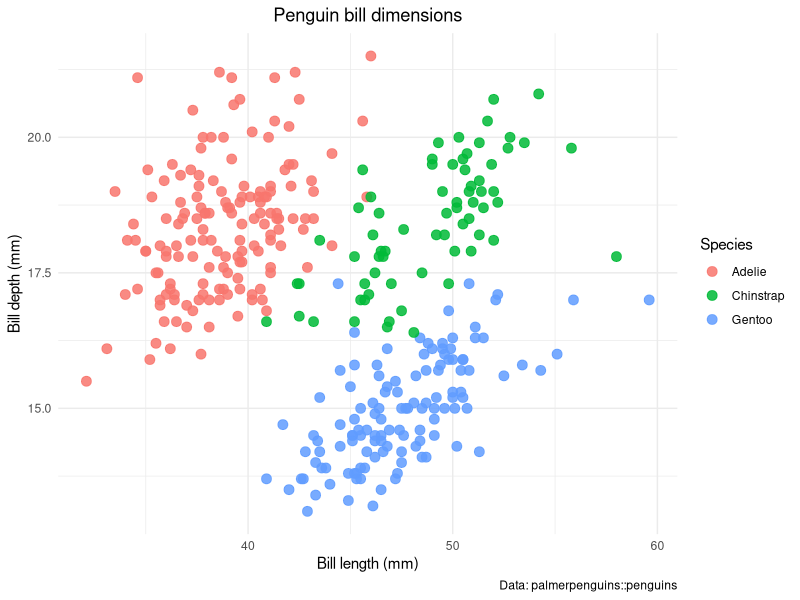
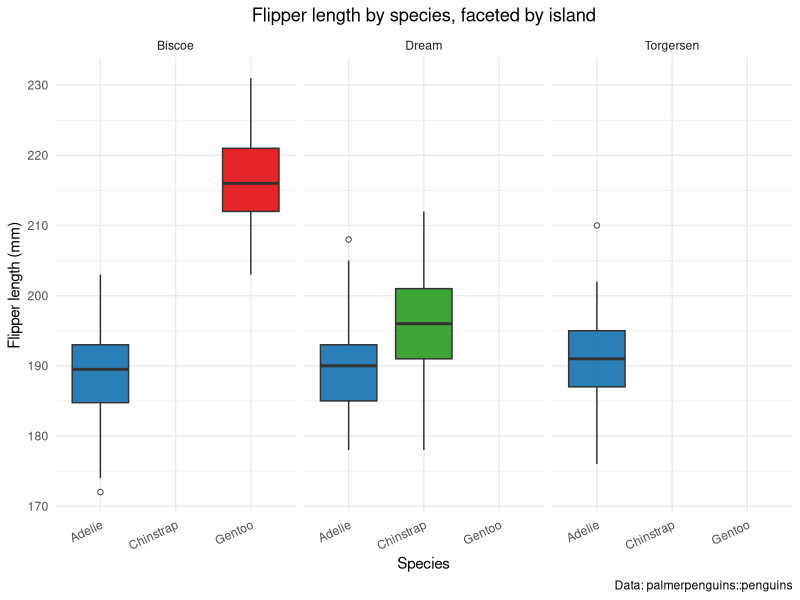
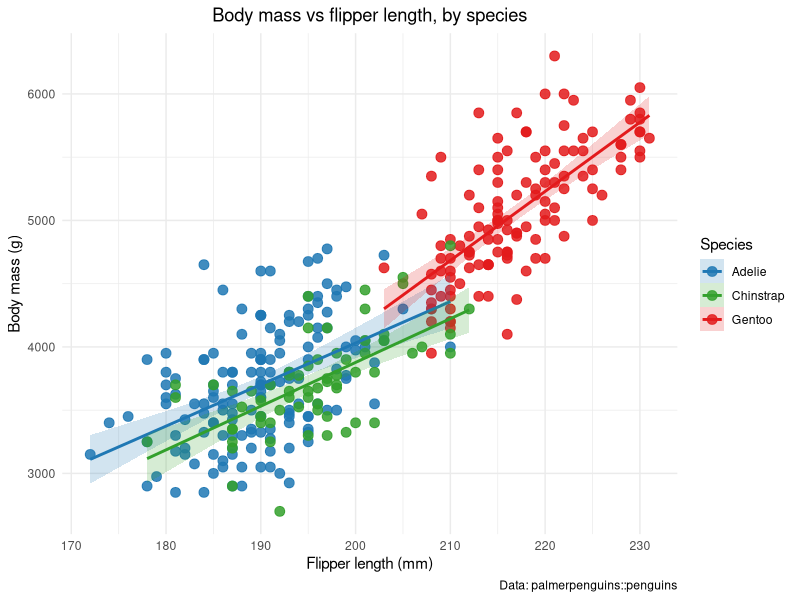

Source code (R) for these figures, in order:
## ---- chunk 1
knitr::opts_chunk$set(echo = TRUE, warning = FALSE, message = FALSE)
## ---- chunk 2
library(tidyverse)
library(palmerpenguins)
## ---- chunk 3
penguins_clean <- subset(penguins,
                         !is.na(bill_length_mm) &
                         !is.na(bill_depth_mm) &
                         !is.na(species))
## ---- chunk 4
ggplot(penguins_clean, aes(x = bill_length_mm, y = bill_depth_mm, color = species)) +
  geom_point(size = 3, alpha = 0.85) +
  theme_minimal() +
  labs(
    title = "Penguin bill dimensions",
    x = "Bill length (mm)",
    y = "Bill depth (mm)",
    color = "Species",
    caption = "Data: palmerpenguins::penguins"
  ) +
  theme(
    plot.title = element_text(hjust = 0.5),
    legend.position = "right"
  )
## ---- chunk 5
penguins_clean <- subset(penguins,
                         !is.na(flipper_length_mm) &
                         !is.na(species) &
                         !is.na(island))
## ---- chunk 6
species_colors <- c(
  "Adelie"    = "#1f78b4",  # blue
  "Chinstrap" = "#33a02c",  # green
  "Gentoo"    = "#e31a1c"   # red
)
## ---- chunk 7
ggplot(penguins_clean, aes(x = species, y = flipper_length_mm, fill = species)) +
  geom_boxplot(outlier.shape = 21, outlier.fill = "white", alpha = 0.95) +
  scale_fill_manual(values = species_colors) +
  facet_wrap(~ island) +
  theme_minimal() +
  labs(
    title = "Flipper length by species, faceted by island",
    x = "Species",
    y = "Flipper length (mm)",
    fill = "Species",
    caption = "Data: palmerpenguins::penguins"
  ) +
  theme(
    plot.title = element_text(hjust = 0.5),
    axis.text.x = element_text(angle = 25, hjust = 1),
    legend.position = "none"
  )
## ---- chunk 8
penguins_clean <- subset(penguins,
                         !is.na(flipper_length_mm) &
                         !is.na(body_mass_g) &
                         !is.na(species))
## ---- chunk 9
species_colors <- c(
  "Adelie"    = "#1f78b4",
  "Chinstrap" = "#33a02c",
  "Gentoo"    = "#e31a1c"
)
## ---- chunk 10
ggplot(penguins_clean, aes(x = flipper_length_mm, y = body_mass_g, color = species)) +
  geom_point(size = 3, alpha = 0.85) +
  geom_smooth(aes(fill = species), method = "lm", formula = y ~ x, se = TRUE, alpha = 0.2) +
  scale_color_manual(values = species_colors) +
  scale_fill_manual(values = species_colors) +
  theme_minimal() +
  labs(
    title = "Body mass vs flipper length, by species",
    x = "Flipper length (mm)",
    y = "Body mass (g)",
    color = "Species",
    fill = "Species",
    caption = "Data: palmerpenguins::penguins"
  ) +
  theme(
    plot.title = element_text(hjust = 0.5),
    legend.position = "right"
  )
## ---- chunk 11
# install.packages("ellmer")
## ---- chunk 12
# install.packages("chattr")
## ---- chunk 13
# usethis::edit_r_environ()
## ---- chunk 14
# usethis::edit_r_profile()
## ---- chunk 15
# options(.chattr_chat = ellmer::chat_google_gemini())
## ---- chunk 16
sst <- 30.2

if (sst > 29.5) {
  print("Warning: Marine heatwave threshold exceeded!")
} else {
  print("SST remains within baseline parameters.")
}
## ---- chunk 17
coral_monitoring <- tibble(
  site = c("Site_A", "Site_B", "Site_C"),
  depth_m = c(12, 35, 8)
)
## ---- chunk 18
coral_monitoring <- coral_monitoring %>% 
  mutate(zone = if_else(depth_m > 30, "Deep Reef", "Shallow Reef"))
## ---- chunk 19
coral_monitoring <- coral_monitoring %>% 
  mutate(reef_category = case_when(
    depth_m < 10  ~ "Lagoon / Flats",
    depth_m <= 30 ~ "Crest / Slope",
    depth_m > 30  ~ "Mesophotic / Deep",
    TRUE          ~ "Unclassified" # Catch-all remainder
  ))
## ---- chunk 20
marine_stations <- tibble(
  salinity = c(35, 28, 32, 12)
)
## ---- chunk 21
marine_stations <- marine_stations %>%
  mutate(
    environment_type = case_when(
      salinity < 15 ~ "Estuarine",
      salinity >= 15 & salinity <= 30 ~ "Brackish",
      salinity > 30 ~ "Marine"
    )
  )
## ---- chunk 22
print(marine_stations)
str(marine_stations)
## ---- chunk 23
for (year in 2020:2024) {
  print(paste("Processing climate data for year:", year))
}
## ---- chunk 24
transect_lengths <- c(50, 100, 25, 75)

for (i in seq_along(transect_lengths)) {
  print(paste("Transect number", i, "measures", transect_lengths[i], "metres."))
}
## ---- chunk 25
site_areas <- c(144, 400, 625)
results <- numeric(length(site_areas)) # Must build an empty container first

for(i in seq_along(site_areas)) {
  results[i] <- sqrt(site_areas[i])
  }
## ---- chunk 26
library(purrr)
## ---- chunk 27
mapped_results <- map_dbl(site_areas, sqrt)
## ---- chunk 28
iris %>% 
  split(.$Species) %>% 
  map(~summary(.x))
## ---- chunk 29
fish_counts <- list(
  lake_a = c(12, 15, 9, 20, 14),
  lake_b = c(8, 11, 7, 10),
  lake_c = c(25, 30, 22, 28, 26, 24)
)

means <- vector("double", length(fish_counts))
names(means) <- names(fish_counts)

for (i in seq_along(fish_counts)) {
  means[i] <- mean(fish_counts[[i]])
}

means
## ---- chunk 30
library(purrr)

means <- map_dbl(fish_counts, mean)

means
## ---- chunk 31
  
calculate_coral_mortality <- function(initial_count, surviving_count) {
  
  if (initial_count <= 0) {
    stop("Initial count must be greater than zero.")
  }
  
  mortality_rate <- (initial_count - surviving_count) / initial_count
  return(mortality_rate)
}
## ---- chunk 32
calculate_coral_mortality(initial_count = 120, surviving_count = 84)
## ---- chunk 33
convert_temp_c_to_f <- function(celsius) {
  if (celsius < -273.15) {
    stop("Temperature below absolute zero is not physically possible.")
  }
  
  fahrenheit <- (celsius * 9/5) + 32
  return(fahrenheit)
}
## ---- chunk 34
convert_temp_c_to_f(25)
#> [1] 77
## ---- chunk 35
convert_temp_c_to_f(0)
#> [1] 32
## ---- chunk 36
# convert_temp_c_to_f(-300)
#> Error in convert_temp_c_to_f(-300) : 
#>   Temperature below absolute zero is not physically possible.
